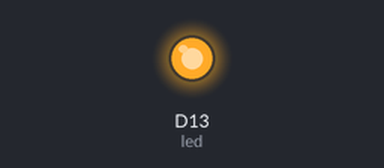
A program run on a simulated CircuitPython board. On the bench: output pins drawn as LEDs (lit = HIGH).

Above: at 0.1 s.
Timing chart, 0 to 1.6 s (numbered marks = the images above):
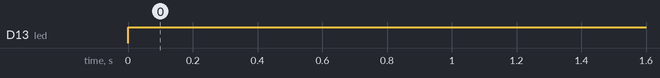

The program:

APP_fibre_optique_reception.py
```python
# -------------------------------------------
#
#  APP_fibre_optique_reception
#
#  Envoi de données série par fibre optique
#
#  Olivier Boesch (c) 2020
#
# -------------------------------------------


# --------------- imports -------------------
import board  # définition des broches
import busio  # bus série
from digitalio import DigitalInOut, Direction  # entrées / sorties digitales
import time  # gestion du temps

# -------------- paramètres -----------------
# choisir une valeur dans la plage admise ( https://fr.wikipedia.org/wiki/UART#Vitesse_de_transmission )
# on peut choisir plus lent (en deça de 55 baud -> risque de plantage par saturation du buffer)
serial_speed = 55

# --------------- setup ---------------------
led = DigitalInOut(board.D13)  # led embarquée
led.direction = Direction.OUTPUT  # configuration en sortie
uart = busio.UART(board.TX, board.RX, baudrate=serial_speed)  # bus série (vitesse modifiable)
lines_count = 0  # ligne actuelle de l'écran
s = ''  # texte à afficher

# ---------------- boucle (loop) ------------
while True:
    led.value = True  # allumage de la led embarquée -> début de transmission et affichage
    data = uart.read(13)  # lire 13 caractères en une fois (une ligne de l'écran)
    if data is not None:  # quelque chose a été lu ?
        s += data.decode('utf-8') + '\n'  # décodage vers utf8 et ajout de la ligne
        lines_count += 1
        if line_current == 4:  # trop de lignes ?
            s = s[12:]  # enlever la ligne la plus ancienne
            lines_count -= 1
        notif.notify(text=s)
    led.value = False  # extinction de la led embarquée -> fin de transmission et affichage
```

Measured:
- by itself, D13 (led): LOW → HIGH at 0.00 s
